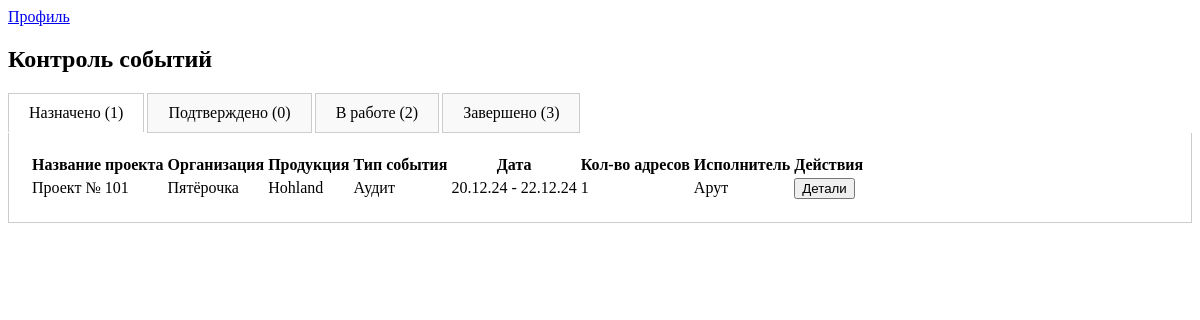
/projects/events/control/ (signed in), run on the app's committed database.
### projects/models.py (models this page shows, shortened)
class Event(models.Model):
    EVENT_TYPES = (
        ('montage', 'Монтаж'),
        ('audit', 'Аудит'),
        ('dismantle', 'Демонтаж'),
    )
    STATUS_CHOICES = [
        ('created', 'Создано'),
        ('assigned', 'Назначено'),
        ('in_progress', 'В работе'),
        ('completed', 'Завершено'),
    ]
    project = models.ForeignKey(Project, related_name='events', on_delete=models.CASCADE)
    event_type = models.CharField(choices=EVENT_TYPES, max_length=20)
    status = models.CharField(max_length=11, choices=STATUS_CHOICES, default='created')
    description = models.TextField(blank=True)
    photo_count = models.IntegerField()
    event_date = models.DateField()
    duration_days = models.IntegerField()
    assigned_users = models.ManyToManyField(User, through='EventUser', blank=True, related_name='events_as_assignee')
    def due_date(self):
        return self.event_date + timezone.timedelta(days=self.duration_days)

class Project(models.Model):
    user = models.ForeignKey(User, on_delete=models.CASCADE)  # Убрали null=True
    name = models.CharField(max_length=255)
    description = models.TextField(blank=True)
    excel_file = models.FileField(upload_to='excel/', null=True, blank=True)
    organization = models.CharField(max_length=255, blank=True, null=True)  # Новое поле
    product = models.CharField(max_length=255, blank=True, null=True)  # Новое поле

### rct/models.py (models this page shows)
class ExecutorProfile(models.Model):
    user = models.OneToOneField(User, on_delete=models.CASCADE)
    name = models.CharField(max_length=255, blank=True)
    phone_number = models.CharField(max_length=15, blank=True)
    district_choices = [
        ('САО', 'САО'),
        ('ВАО', 'ВАО'),
        ('ЮАО', 'ЮАО'),
        ('ЗАО', 'ЗАО'),
    ]
    district = models.CharField(max_length=3, choices=district_choices)

### projects/views.py (the view)
# urls.py: path('events/control/', views.events_control, name='events_control'),
@login_required
def events_control(request):
    current_user = request.user
    event_users_by_status = {
        'assigned': EventUser.objects.filter(event__project__user=current_user, status='assigned').order_by('event__event_date'),
        'confirmed': EventUser.objects.filter(event__project__user=current_user, status='confirmed').order_by('event__event_date'),
        'in_progress': EventUser.objects.filter(event__project__user=current_user, status='in_progress').order_by('event__event_date'),
        'completed': EventUser.objects.filter(event__project__user=current_user, status='completed').order_by('event__event_date'),
    }
    event_data_by_status = {}
    status_display_map = dict(EventUser.STATUS_CHOICES)
    for status, events in event_users_by_status.items():
        status_display = status_display_map.get(status, status)
        event_data_by_status[status] = {
            'display': status_display,
            'count': events.count(),
            'events': [
                (
                    e.event,
                    e.event.addresses.filter(assigned_user=e.user).count(),
                    e.user  # добавляем пользователя в кортеж, чтобы показать исполнителя
                )
                for e in events.select_related('user', 'event__project')  # оптимизируем запрос
            ]
        }
    return render(request, 'projects/events_control.html', {
        'event_data_by_status': event_data_by_status,
        'current_user': current_user,
    })

### projects/templates/projects/events_control.html (shortened to what this page needs)
<html>
<head>
    {% load static %}
</head>
<body>
    <a href="{% url 'profile' %}">Профиль</a>
    <h2>Контроль событий</h2>
    <div id="tabs">
        {% for status, data in event_data_by_status.items %}
            <div class="tab {% if forloop.first %}active{% endif %}" data-status="{{ status }}">
                {{ data.display }} ({{ data.count }})
            </div>
        {% endfor %}
    </div>
    <div id="tab-contents">
        {% for status, data in event_data_by_status.items %}
        <div class="tab-content {% if forloop.first %}active{% endif %}" id="content-{{ status }}">
            <table>
                {% if data.events %}
                    <thead>
                        <tr>
                            <th>Название проекта</th>
                            <th>Организация</th>
                            <th>Продукция</th>
                            <th>Тип события</th>
                            <th>Дата</th>
                            <th>Кол-во адресов</th>
                            <th>Исполнитель</th>
                            <th>Действия</th>
                        </tr>
                    </thead>
                {% endif %}
                <tbody>
                    {% for event, assigned_address_count, assigned_user in data.events %}
                    <tr data-url="{% url 'event_detail' event.id %}">
                        <td>{{ event.project.name }}</td>
                        <td>{{ event.project.organization }}</td>
                        <td>{{ event.project.product }}</td>
                        <td>{{ event.get_event_type_display }}</td>
                        <td>{{ event.event_date|date:"d.m.y" }} - {{ event.due_date|date:"d.m.y" }}</td>
                        <td>{{ assigned_address_count }}</td>
                        <td>{{ assigned_user.executorprofile.name|default:assigned_user.email }} <br>
                            {{ assigned_user.executorprofile.phone_number }}</td>
                        <td class="clickable">
                            <button class="data-button">Детали</button>
                        </td>
                    </tr>
                    {% empty %}
                    <tr>
                        <td colspan="8">Нет событий со статусом "{{ data.display|lower }}".</td>
                    </tr>
                    {% endfor %}
                </tbody>
            </table>
        </div>
        {% endfor %}
    </div>
</body>
</html>

### projects/templates/projects/events_control.html (style rules this page uses)
.tab { display: inline-block; padding: 10px 20px; cursor: pointer; border: 1px solid #ccc; margin-right: -1px; background-color: #f9f9f9; }
.tab.active { background-color: #fff; border-bottom: none; }
.tab-content { display: none; padding: 20px; border: 1px solid #ccc; border-top: none; }
.tab-content.active { display: block; }

### data on the page
Event: project.name "Проект № 101", project.organization "Пятёрочка", project.product "Hohland", event_type "Аудит", event_date "20.12.24", due_date "22.12.24", photo_count "1", executorprofile.name "Арут"

### other printed values
{{ data.display }} "Назначено" "Подтверждено" "В работе" "Завершено"
{{ data.count }} "1" "0" "2" "3"
